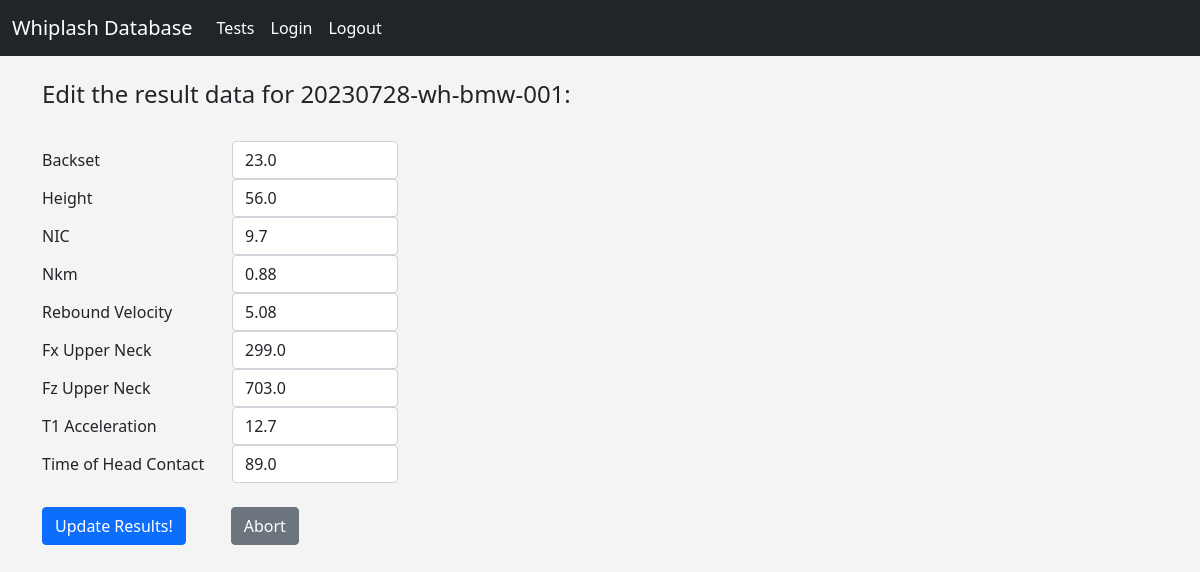
Page /update/3 (signed in) on the committed database.
### models.py (models this page shows, shortened)
class Test(db.Model):
    id = db.Column(db.Integer, primary_key=True)
    label = db.Column(db.String(128), index=True, unique=False)
    pulse_id = db.Column(db.Integer, db.ForeignKey('pulse.id'))
    sample_id = db.Column(db.Integer, db.ForeignKey('sample.id'))
    result_id = db.relationship('Result', backref='test', uselist=False, cascade='all, delete, delete-orphan')

class Result(db.Model):
    id = db.Column(db.Integer, primary_key=True)
    backset = db.Column(db.Float, unique=False)
    height = db.Column(db.Float, unique=False)
    NIC = db.Column(db.Float, index=False, unique=False)
    Nkm = db.Column(db.Float, index=False, unique=False)
    rebound_velocity = db.Column(db.Float, index=False, unique=False)
    Fx_upper_neck = db.Column(db.Float, index=False, unique=False)
    Fz_upper_neck = db.Column(db.Float, index=False, unique=False)
    T1_acceleration = db.Column(db.Float, index=False, unique=False)
    time_head_contact = db.Column(db.Float, index=False, unique=False)
    test_id = db.Column(db.Integer, db.ForeignKey('test.id'))

### routes.py (the view)
@app.route('/update/<int:id>', methods=['GET', 'POST'])
@login_required
def update(id):
    form = ResultForm()
    result_to_update = Result.query.get_or_404(id)
    test_data = Test.query.get(id)
    if request.method == "POST":
        result_to_update.backset = request.form['Backset']
        result_to_update.height = request.form['Height']
        result_to_update.NIC = request.form['NIC']
        result_to_update.Nkm = request.form['Nkm']
        result_to_update.rebound_velocity = request.form['rebound_velocity']
        result_to_update.Fx_upper_neck = request.form['Fx_upper_neck']
        result_to_update.Fz_upper_neck = request.form['Fz_upper_neck']
        result_to_update.T1_acceleration = request.form['T1_acceleration']
        result_to_update.time_head_contact = request.form['time_head_contact']
        try:
            db.session.commit()
            flash("Result data updated successfully!")
            return redirect(url_for('test', id=id, _external=True, _scheme='http'))
        except:
            flash("Error! Looks like there is a problem.")
            return render_template("update.html", form=form, update_variable=result_to_update,
                                   label_variable=test_data.label)
    else:
        return render_template("update.html", form=form, update_variable=result_to_update,
                               label_variable=test_data.label)

### forms.py
class ResultForm(FlaskForm):
    Backset = FloatField("Backset")
    Height = FloatField("Height")
    NIC = FloatField("NIC", validators=[DataRequired()])
    Nkm = FloatField("Nkm", validators=[DataRequired()])
    rebound_velocity = FloatField("Rebound Velocity", validators=[DataRequired()])
    Fx_upper_neck = FloatField("Fx Upper Neck", validators=[DataRequired()])
    Fz_upper_neck = FloatField("Fz Upper Neck", validators=[DataRequired()])
    T1_acceleration = FloatField("T1 Acceleration", validators=[DataRequired()])
    time_head_contact = FloatField("Time Head Contact", validators=[DataRequired()])
    submit = SubmitField('Update Results!')
    cancel = SubmitField('Cancel')

### routes.py (called while the page is built)
@login_manager.user_loader
def load_user(user_id):
    return User.query.get(int(user_id))

### templates/update.html (shortened to what this page needs)
{% extends "base.html" %}
{% block content %}
<body>
    <h4> Edit the result data for {{ label_variable }}: </h4>
    <br>
    <form action="/update/{{update_variable.id}}" method="post">
        <div class="row">
            <label for="Backset" class="col-sm-2 col-form-label"> Backset </label>
            <div class="col-sm-2">
            <input type="number" step=".1" class="form-control" id="Backset" name="Backset" value="{{ update_variable.backset }}">
            </div>
        </div>
        <div class="row">
            <label for="Height" class="col-sm-2 col-form-label"> Height </label>
            <div class="col-sm-2">
            <input type="number" step=".1" class="form-control" id="Height" name="Height" value="{{ update_variable.height }}">
            </div>
        </div>
        <div class="row">
            <label for="NIC" class="col-sm-2 col-form-label"> NIC </label>
            <div class="col-sm-2">
            <input type="number" step=".01" class="form-control" id="NIC" name="NIC" value="{{ update_variable.NIC }}">
            </div>
        </div>
        <div class="row">
            <label for="Nkm" class="col-sm-2 col-form-label"> Nkm </label>
            <div class="col-sm-2">
            <input type="number" step=".01" class="form-control" id="Nkm" name="Nkm" value="{{ update_variable.Nkm }}">
            </div>
        </div>
        <div class="row">
            <label for="rebound_velocity" class="col-sm-2 col-form-label"> Rebound Velocity </label>
            <div class="col-sm-2">
            <input type="number" step=".01" class="form-control" id="rebound_velocity" name="rebound_velocity" value="{{ update_variable.rebound_velocity }}">
            </div>
        </div>
        <div class="row">
            <label for="Fx_upper_neck" class="col-sm-2 col-form-label"> Fx Upper Neck </label>
            <div class="col-sm-2">
            <input type="number" step=".1" class="form-control" id="Fx_upper_neck" name="Fx_upper_neck" value="{{ update_variable.Fx_upper_neck }}">
            </div>
        </div>
        <div class="row">
            <label for="Fz_upper_neck" class="col-sm-2 col-form-label"> Fz Upper Neck </label>
            <div class="col-sm-2">
            <input type="number" step=".1" class="form-control" id="Fz_upper_neck" name="Fz_upper_neck" value="{{ update_variable.Fz_upper_neck }}">
            </div>
        </div>
        <div class="row">
            <label for="T1_acceleration" class="col-sm-2 col-form-label"> T1 Acceleration </label>
            <div class="col-sm-2">
            <input type="number" step=".1" class="form-control" id="T1_acceleration" name="T1_acceleration" value="{{ update_variable.T1_acceleration }}">
            </div>
        </div>
        <div class="row">
            <label for="time_head_contact" class="col-sm-2 col-form-label"> Time of Head Contact </label>
            <div class="col-sm-2">
            <input type="number" step=".1" class="form-control" id="time_head_contact" name="time_head_contact" value="{{ update_variable.time_head_contact }}">
            </div>
        </div>
        <div class="row gx-3">
            <div class="col-2">
                <p>{{ form.submit(class="btn btn-primary") }} </p>
            </div>
            <div class="col-2">
                <a href="{{ url_for('profile') }}" class="btn btn-secondary"> Abort </a>
            </div>
        </div>
    </form>
</body>
{% endblock %}

### static/css/style.css (style rules this page uses)
body { background: #f4f4f4; }

### rows in the picture
Test: label "20230728-wh-bmw-001"
Result: Backset "23.0", Height "56.0", NIC "9.7", Nkm "0.88", rebound_velocity "5.08", Fx_upper_neck "299.0", Fz_upper_neck "703.0", T1_acceleration "12.7", time_head_contact "89.0"
